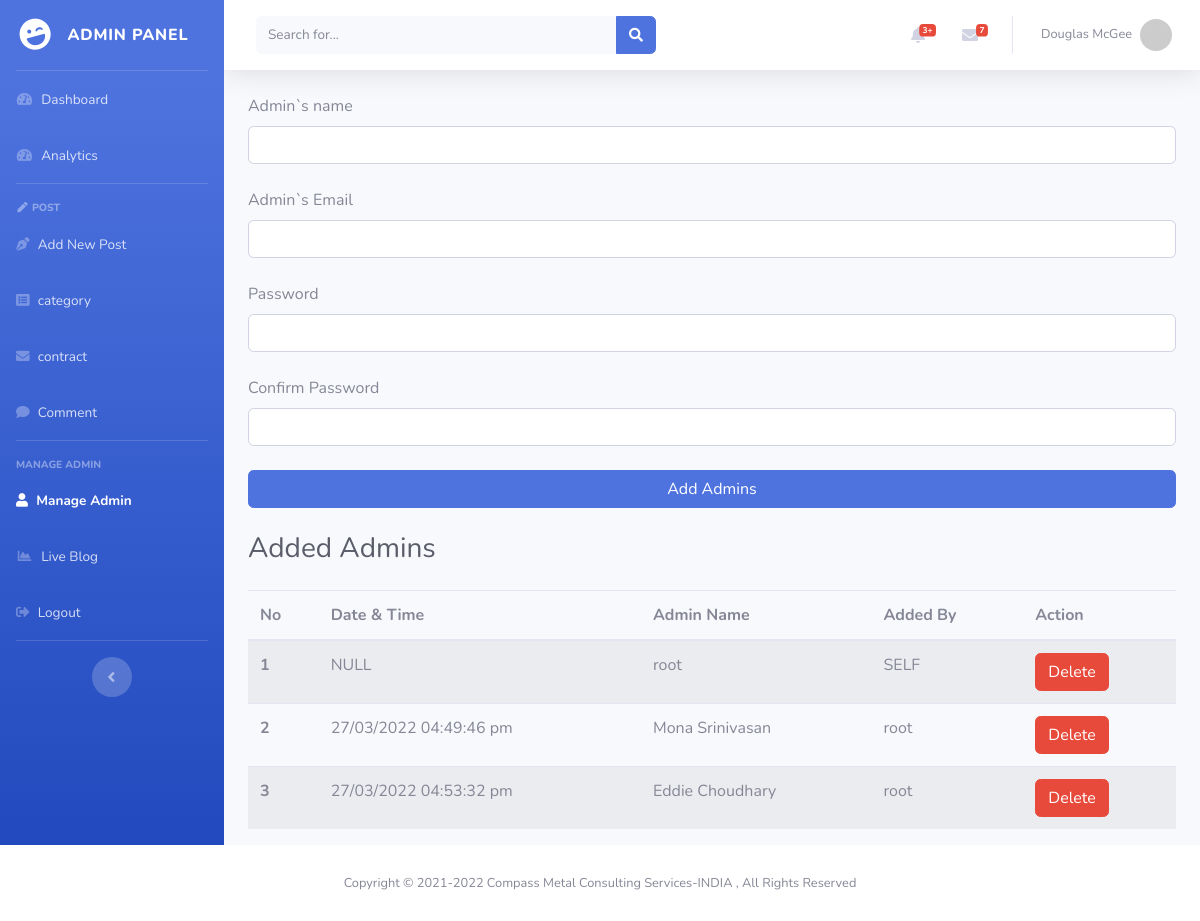
/admin/adminAdd.php, run on the app's committed database.
### tables this page shows
CREATE TABLE `admin_registration` (
  `id` int(10) NOT NULL,
  `datetime` varchar(50) NOT NULL,
  `adminname` varchar(200) NOT NULL,
  `adminPassword` varchar(200) NOT NULL,
  `adminEmail` varchar(500) NOT NULL,
  `addedby` varchar(200) NOT NULL
);

### admin/adminAdd.php (the view, shortened to what this page needs)
<?php
 require_once './partials/db.php';
?>
<!DOCTYPE html>
<html lang="en">
<head>
    <link href="vendor/fontawesome-free/css/all.min.css" rel="stylesheet" type="text/css">
    <link href="css/sb-admin-2.css" rel="stylesheet">
</head>
<body id="page-top">
    <div id="wrapper">
        <?php  require_once './partials/sidebar.php'; ?>
        <div id="content-wrapper" class="d-flex flex-column">
            <div id="content">
                <?php  require_once './partials/topbar.php'; ?>
                <div class="container-fluid">
                    <form
                        action="<?= ($_SERVER['PHP_SELF'])?>"
                        method="POST" name="f1" onsubmit="return validation()">
                        <div class="form-outline mb-4">
                            <label class="form-label" for="NameAdmin">Admin`s name</label>
                            <input type="text" id="NameAdmin" name="NameAdmin" class="form-control" />
                        </div>
                        <div class="form-outline mb-4">
                            <label class="form-label" for="EmailAdmin">Admin`s Email</label>
                            <input type="email" id="EmailAdmin" name="EmailAdmin" class="form-control" />
                        </div>
                        <div class="form-outline mb-4">
                            <label class="form-label" for="Adminpassword">Password</label>
                            <input type="password" id="Adminpassword" name="Adminpassword" class="form-control" />
                        </div>
                        <div class="form-outline mb-4">
                            <label class="form-label" for="ConfPassword">Confirm Password</label>
                            <input type="password" id="ConfPassword" name="ConfPassword" class="form-control" />
                        </div>
                        <button type="submit" name="submit" class="btn btn-primary btn-block mb-4">Add Admins</button>
                    </form>
                    <div class="d-sm-flex align-items-center justify-content-between mb-4">
                        <h1 class="h3 mb-0 text-gray-800">Added Admins</h1>
                    </div>
                    <table class="table table-striped">
                        <thead>
                            <tr>
                                <th scope="col">No</th>
                                <th scope="col">Date & Time</th>
                                <th scope="col">Admin Name</th>
                                <th scope="col">Added By</th>
                                <th scope="col">Action</th>
                            </tr>
                        </thead>
                        <tbody>
                            <?php
                            $adminQuery = "SELECT id,datetime,adminname,addedby
                             FROM admin_registration";
                            $adminQueryrun =mysqli_query($conn, $adminQuery);
                                $slno = 0;
                                while ($rows = mysqli_fetch_array($adminQueryrun)) {
                                    $A_id = $rows['id'];
                                    $Admindatetime = $rows['datetime'];
                                    $Admin_Name = $rows['adminname'];
                                    $addedby = $rows['addedby'];
                                    $slno++; ?>
                            <tr>
                                <th scope="row">
                                    <?= $slno ?>
                                </th>
                                <td>
                                    <?= $Admindatetime ?>
                                </td>
                                <td>
                                    <?= $Admin_Name ?>
                                </td>
                                <td>
                                    <?= $addedby ?>
                                </td>
                                <td>
                                    <a href="commentDel.php?id=<?= $A_id ?>"
                                        class="btn btn-danger">
                                        Delete
                                    </a>
                                </td>
                            </tr>
                            <?php
                                }?>
                        </tbody>
                    </table>
                </div>
            </div>
            <?php  require_once './partials/footer.php';

### data on the page
admin_registration: datetime "NULL", adminname "root", addedby "SELF"
admin_registration: datetime "27/03/2022 04:49:46 pm", adminname "Mona Srinivasan", addedby "root"
admin_registration: datetime "27/03/2022 04:53:32 pm", adminname "Eddie Choudhary", addedby "root"
